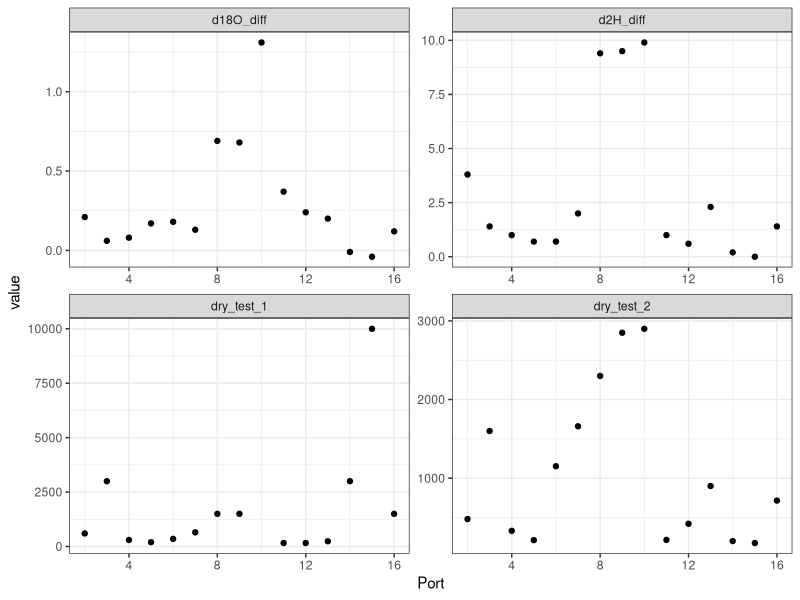

Generate this figure with R:
## ---- chunk 1
knitr::opts_chunk$set(echo = TRUE)
## ---- chunk 2
library(tidyverse)
## ---- chunk 3
rosti <- read_csv("Fall_2020_SWISS_tests.csv")

rosti <- rosti %>% mutate (
  h2o_in = 11590,
  d18O_in = -13.17,
  d2h_in = -112.5,
  d18O_diff = d18O_in - wet_test_d180,
  d2H_diff = d2h_in - wet_test_d2H
)
## ---- chunk 4
rosti_plot <- rosti %>% 
  pivot_longer(c(dry_test_1, dry_test_2, d18O_diff, d2H_diff)) %>% 
  ggplot () +
  aes (x = Port, y = value)+
  geom_point() +
  facet_wrap(~name, scales = "free")+
  theme_bw()
